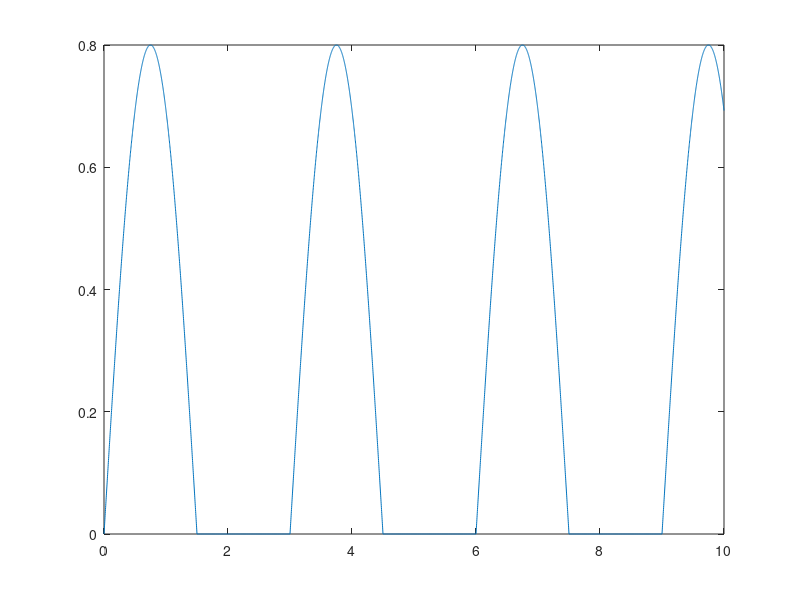
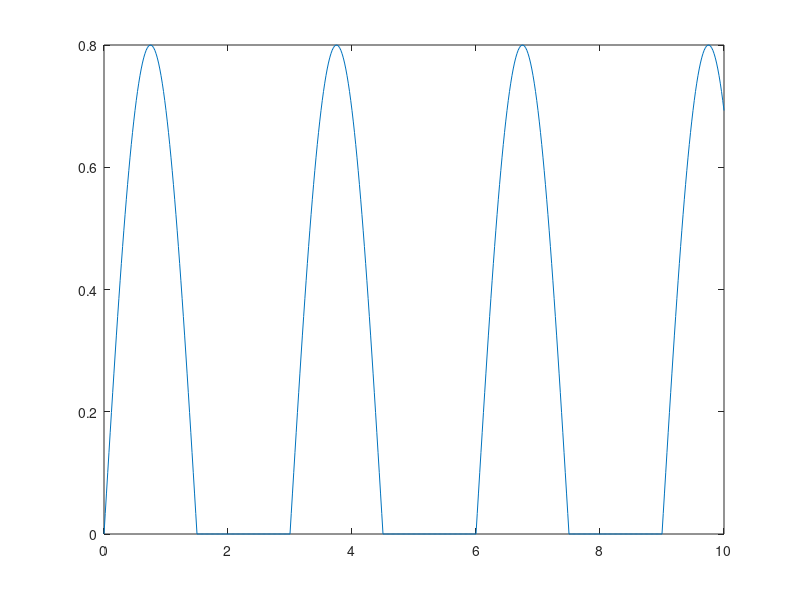
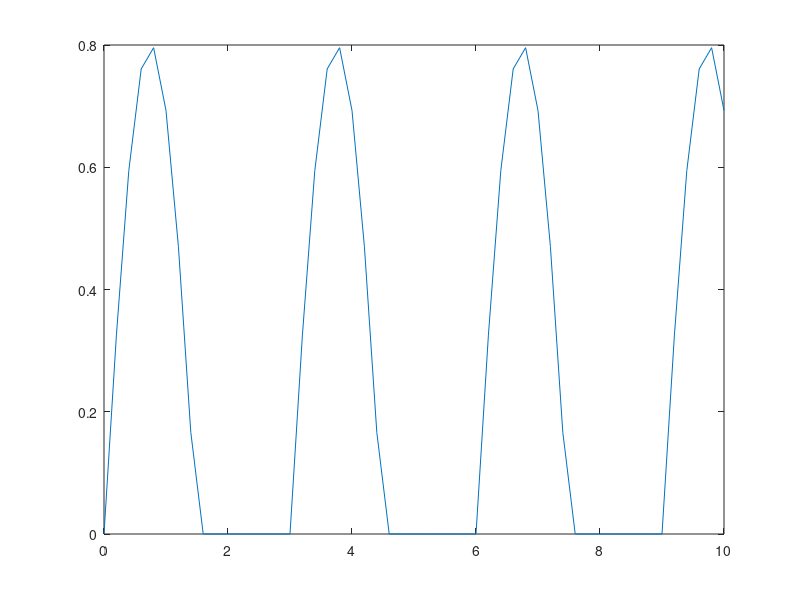

Source code (MATLAB) for these figures, in order:
t1=0:0.002:10; % rezolutia temporara 1
t2=0:0.02:10; % rezolutia temporara 2
t3=0:0.2:10; % rezolutia temporara 3
T=3;
A=0.8;
F=1/T;
w0=2*pi*F;
x1=A*sin(w0*t1);
for i=1:1:length(t1) % folosim functia for pentru a parcurge prin vectorul linie x1 si de a inlocui fiecare element negativ cu 0 pentru a rezulta un semnal sinosoidal redresat mono-alternanta.
    if x1(i)<0
        x1(i)=0;
    end
end
figure(1)
plot(t1,x1)
x2=A*sin(w0*t2);
for i=1:1:length(t2)
    if x2(i)<0
        x2(i)=0;
    end
end
figure(2)
plot(t2,x2)
x3=A*sin(w0*t3);
for i=1:1:length(t3)
    if x3(i)<0
        x3(i)=0;
    end
end
figure(3)
plot(t3,x3)
